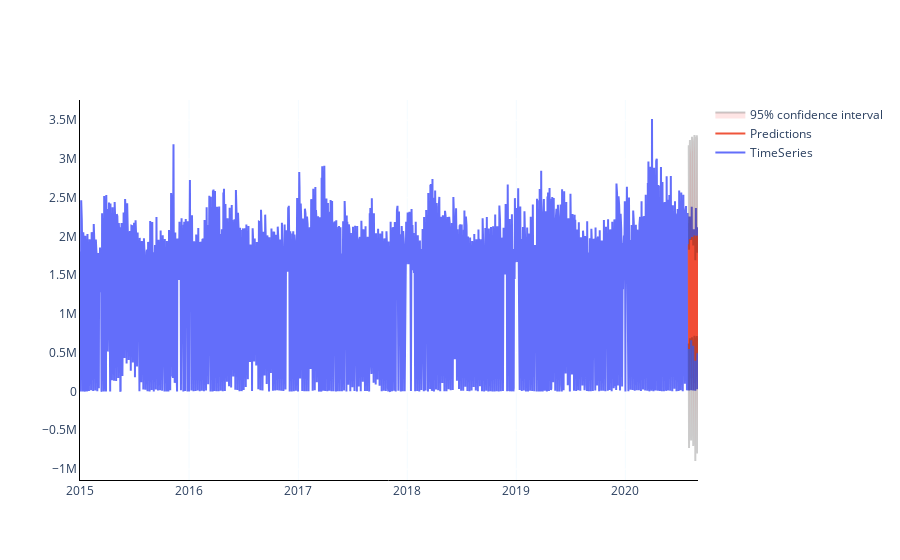

The cell this chart's notebook holds for it:
### Code cell
fig = go.Figure()
fig.add_trace(go.Scatter(x=df[train_start:test_end].index, y=df[train_start:test_end]['Load Weight'],
                    mode='lines',
                    name='TimeSeries'))
fig.add_trace(go.Scatter(x=predictions_error.index, y=predictions,
                    mode='lines',
                    name='Predictions'))
CI = fcast.conf_int()
fig.add_traces([go.Scatter(x = test_data.index, y = CI['lower Load Weight'],
                           mode = 'lines', line_color = 'rgba(0,0,0,0.2)',
                           showlegend = False),
                go.Scatter(x = test_data.index, y = CI['upper Load Weight'],
                           mode = 'lines', line_color = 'rgba(0,0,0,0.2)',
                           name = '95% confidence interval',
                           fill='tonexty', fillcolor = 'rgba(255, 0, 0, 0.1)')])

fig.update_layout(paper_bgcolor='rgba(255,255,255)', plot_bgcolor='rgba(0,0,0,0)')
fig.update_xaxes(showline=True, linewidth=1, linecolor='black')
fig.update_yaxes(showline=True, linewidth=1, linecolor='black',rangemode="tozero")
fig.update_xaxes(showgrid=True, gridwidth=0.1, gridcolor='lightskyblue')
#fig.update_yaxes(showgrid=True, gridwidth=0.1, gridcolor='lightskyblue')

fig.show()

print('Mean Absolute Percent Error:', round(np.mean(abs(residuals/test_data['Load Weight'])),4))

print('Root Mean Squared Error:', np.sqrt(np.mean(residuals**2)))

### Figure 1 — Plotly figure (JSON) as saved in the notebook; plotly's stock layout.template omitted (floating-point values rounded to 4 significant figures; data arrays with more than 128 entries replaced by an {"elided": "..."} marker saying what was removed)
{"data": [{"mode": "lines", "name": "TimeSeries", "type": "scatter", "x": {"elided": "1826 str values"}, "y": {"elided": "1826 int values"}}, {"mode": "lines", "name": "Predictions", "type": "scatter", "x": ["2020-07-31T00:00:00", "2020-08-01T00:00:00", "2020-08-03T00:00:00", "2020-08-04T00:00:00", "2020-08-05T00:00:00", "2020-08-06T00:00:00", "2020-08-07T00:00:00", "2020-08-08T00:00:00", "2020-08-10T00:00:00", "2020-08-11T00:00:00", "2020-08-12T00:00:00", "2020-08-13T00:00:00", "2020-08-14T00:00:00", "2020-08-15T00:00:00", "2020-08-17T00:00:00", "2020-08-18T00:00:00", "2020-08-19T00:00:00", "2020-08-20T00:00:00", "2020-08-21T00:00:00", "2020-08-22T00:00:00", "2020-08-24T00:00:00", "2020-08-25T00:00:00", "2020-08-26T00:00:00", "2020-08-27T00:00:00", "2020-08-28T00:00:00", "2020-08-29T00:00:00", "2020-08-31T00:00:00"], "y": [1899000.0, 549000.0, 1735000.0, 1966000.0, 1786000.0, 1840000.0, 1903000.0, 661100.0, 1987000.0, 1992000.0, 1943000.0, 1816000.0, 1810000.0, 589200.0, 1994000.0, 1973000.0, 2013000.0, 1907000.0, 1808000.0, 397200.0, 1897000.0, 1991000.0, 642200.0, 2010000.0, 1940000.0, 494300.0, 1805000.0]}, {"line": {"color": "rgba(0,0,0,0.2)"}, "mode": "lines", "showlegend": false, "type": "scatter", "x": ["2020-07-31T00:00:00", "2020-08-01T00:00:00", "2020-08-03T00:00:00", "2020-08-04T00:00:00", "2020-08-05T00:00:00", "2020-08-06T00:00:00", "2020-08-07T00:00:00", "2020-08-08T00:00:00", "2020-08-10T00:00:00", "2020-08-11T00:00:00", "2020-08-12T00:00:00", "2020-08-13T00:00:00", "2020-08-14T00:00:00", "2020-08-15T00:00:00", "2020-08-17T00:00:00", "2020-08-18T00:00:00", "2020-08-19T00:00:00", "2020-08-20T00:00:00", "2020-08-21T00:00:00", "2020-08-22T00:00:00", "2020-08-24T00:00:00", "2020-08-25T00:00:00", "2020-08-26T00:00:00", "2020-08-27T00:00:00", "2020-08-28T00:00:00", "2020-08-29T00:00:00", "2020-08-31T00:00:00"], "y": [620000.0, -729700.0, 456000.0, 687000.0, 507300.0, 561000.0, 623800.0, -632400.0, 693300.0, 698800.0, 649300.0, 522400.0, 516900.0, -704300.0, 699800.0, 679000.0, 718800.0, 612300.0, 513500.0, -897200.0, 603000.0, 696300.0, -652500.0, 715800.0, 645300.0, -800400.0, 510400.0]}, {"fill": "tonexty", "fillcolor": "rgba(255, 0, 0, 0.1)", "line": {"color": "rgba(0,0,0,0.2)"}, "mode": "lines", "name": "95% confidence interval", "type": "scatter", "x": ["2020-07-31T00:00:00", "2020-08-01T00:00:00", "2020-08-03T00:00:00", "2020-08-04T00:00:00", "2020-08-05T00:00:00", "2020-08-06T00:00:00", "2020-08-07T00:00:00", "2020-08-08T00:00:00", "2020-08-10T00:00:00", "2020-08-11T00:00:00", "2020-08-12T00:00:00", "2020-08-13T00:00:00", "2020-08-14T00:00:00", "2020-08-15T00:00:00", "2020-08-17T00:00:00", "2020-08-18T00:00:00", "2020-08-19T00:00:00", "2020-08-20T00:00:00", "2020-08-21T00:00:00", "2020-08-22T00:00:00", "2020-08-24T00:00:00", "2020-08-25T00:00:00", "2020-08-26T00:00:00", "2020-08-27T00:00:00", "2020-08-28T00:00:00", "2020-08-29T00:00:00", "2020-08-31T00:00:00"], "y": [3178000.0, 1828000.0, 3014000.0, 3245000.0, 3065000.0, 3119000.0, 3181000.0, 1955000.0, 3280000.0, 3286000.0, 3236000.0, 3109000.0, 3104000.0, 1883000.0, 3289000.0, 3268000.0, 3308000.0, 3201000.0, 3102000.0, 1692000.0, 3192000.0, 3286000.0, 1937000.0, 3305000.0, 3235000.0, 1789000.0, 3100000.0]}], "layout": {"paper_bgcolor": "rgba(255,255,255)", "plot_bgcolor": "rgba(0,0,0,0)", "xaxis": {"gridcolor": "lightskyblue", "gridwidth": 0.1, "linecolor": "black", "linewidth": 1, "showgrid": true, "showline": true}, "yaxis": {"linecolor": "black", "linewidth": 1, "rangemode": "tozero", "showline": true}}}
